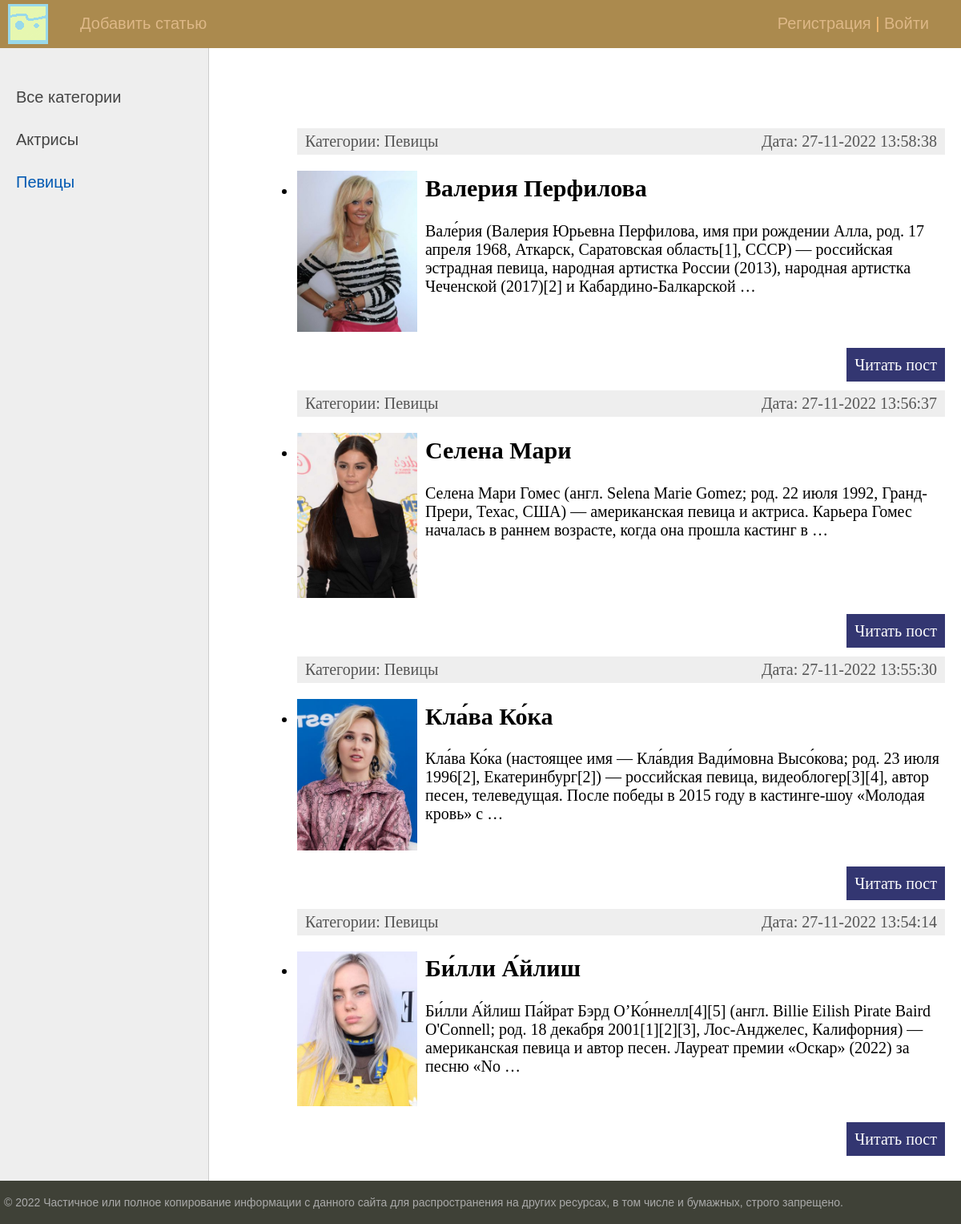
Screenshot of /category/pevicy/ with the database file from the repository.
### women/models.py (models this page shows, shortened)
class Category(models.Model):
    name = models.CharField(max_length=100, db_index=True, verbose_name='Категория')
    slug = models.SlugField(max_length=255, unique=True, db_index=True, verbose_name="URL")
    def __str__(self):
        return self.name
    def get_absolute_url(self):
        return reverse('category', kwargs={'cat_slug': self.slug})
    class Meta:
        verbose_name = 'Категорию'
        verbose_name_plural = 'Категории'
        ordering = ['id']

class Women(models.Model):
    title = models.CharField(max_length=255, verbose_name='Заголовок')
    slug = models.SlugField(max_length=255, unique=True, db_index=True, verbose_name='URL')
    content = models.TextField(blank=True, verbose_name='Текст статьи')
    photo = models.FileField(upload_to="photos/%Y/%m/%d/", verbose_name='Фото')
    time_create = models.DateTimeField(auto_now_add=True, verbose_name='Время создания')
    time_update = models.DateTimeField(auto_now=True, verbose_name='Время изменения')
    is_published = models.BooleanField(default=True, verbose_name='Публикация')
    cat = models.ForeignKey('Category', on_delete=models.PROTECT, verbose_name='Категории')
    def get_absolute_url(self):
        return reverse('post', kwargs={'post_slug': self.slug})
    class Meta:
        verbose_name = 'Женщину'
        verbose_name_plural = 'Женщины'
        ordering = ['-time_create', 'title']

### women/views.py (the view)
# urls.py: path('category/<slug:cat_slug>/', WomenCategory.as_view(), name='category'),
class WomenCategory(DataMixin, ListView):
    model = Women
    template_name = 'women/index.html'
    context_object_name = 'posts'
    allow_empty = False
    def get_queryset(self):
        return Women.objects.filter(cat__slug=self.kwargs['cat_slug'], is_published=True).select_related('cat')
    def get_context_data(self, *, object_list=None, **kwargs):
        context = super().get_context_data(**kwargs)
        c_def = self.get_user_context(title='Категория - ' + str(context['posts'][0].cat),
                                      cat_selected=context['posts'][0].cat_id)
        return dict(list(context.items()) + list(c_def.items()))

### women/utils.py (called while the page is built)
    def get_user_context(self, **kwargs):
        context = kwargs
        cats = cache.get('cats')
        if not cats:
            cats = Category.objects.annotate(Count('women'))
            cache.set('cats', cats, 60)
        user_menu = menu.copy()
        if not self.request.user.is_authenticated:
            user_menu.pop(1)
        context['menu'] = user_menu
        context['cats'] = cats
        if 'cat_selected' not in context:
            context['cat_selected'] = 0
        return context

### women/templates/women/index.html (shortened to what this page needs)
{% extends 'women/base.html' %}
{% block content %}
<ul class = "List-articles">
    {% for p in posts  %}
            <li><div class="article-panel">
    <p class="first">Категории: {{p.cat}}</p>
    <p class="last">Дата: {{p.time_update|date:'d-m-Y H:i:s'}}</p>
</div>
{% if p.photo %}
    <p><img class='img-article-left thumb' src='{{p.photo.url}}'></p>
{% endif %}
                <h2>{{p.title}}</h2>
        {% autoescape on %}
        <p>{{p.content|linebreaks| truncatewords:30}}</p>
        {% endautoescape %}
            <p class="link-read-post"><a href="{{ p.get_absolute_url }}">Читать пост</a></p>
            </li>
    {% endfor %}
</ul>
{% endblock %}

### women/templates/women/base.html (shortened to what this page needs)
{% load static %}
{% load women_tags %}
<!DOCTYPE html>
<html>
<head>
	<link type="text/css" href="{% static 'women/css/stylee.css' %}" rel="stylesheet" />
</head>
<body>
<table class="table-page" border=0 cellpadding="0" cellspacing="0">
<tr><td valign=top>
{% block mainmenu %}
		<div class="header">
			<ul id="mainmenu" class="mainmenu">
			<li class="logo"><a href="{% url 'home' %}"><div class="logo"></div></a></li>
{% for m in menu %}
			<li><a href="{% url m.url_name %}">{{m.title}}</a></li>
{% endfor %}
			{% if request.user.is_authenticated %}
			<li class = 'last'> {{user.username}} | <a href="{% url 'logout' %}">Выйти</a></li>
			{% else %}
			<li class = 'last'><a href="{% url 'register' %}">Регистрация</a> | <a href="{% url 'login' %}">Войти</a></li>
			{% endif %}
		    </ul>
		</div>
{% endblock mainmenu %}
<table class="table-content" border=0 cellpadding="0" cellspacing="0">
<tr>
	<td valign="top" class="left-chapters">
	<ul id="leftchapters">
{% if cat_selected == 0 %}
		<li class="selected">Все категории</li>
{% else %}
		<li><a href="{% url 'home' %}">Все категории </a></li>
{% endif %}
{% for c in cats %}
{% if c.women__count > 0 %}
	{% if c.pk == cat_selected %}
		<li class='selected'>{{c.name}}</li>
	{% else %}
		<li><a href="{{ c.get_absolute_url }}">{{c.name}}</a></li>
	{% endif %}
{% endif %}
{% endfor %}
	</ul>
</td>
<td valign="top" class="content">
	<div class="content-text">
{% block content %}
{% endblock %}
	</div>
</td></tr></table>
</td></tr>
<tr><td valign=top>
	<div id="footer">
		<p>&copy; 2022 Частичное или полное копирование информации с данного сайта для распространения на других ресурсах, в том числе и бумажных, строго запрещено.</p>
	</div>
</td></tr></table>
</body>
</html>

### women/static/women/css/stylee.css (style rules this page uses)
html, body { font-family: 'Arial'; margin: 0; padding: 0; height: 100%; width: 100%; color: #444; }
a { color: #0059b2; text-decoration: none; }
img { max-width: 600px; height: auto; }
img.img-article-left { max-width: 300px; height: auto; float: left; padding: 0 10px 10px 0; }
img.img-article-left.thumb { max-width: 150px; height: auto; }
p.link-read-post { text-align: right; }
p.link-read-post a { padding: 10px; min-width: 100px; background: #333671; color: #fff; text-decoration: none; }
div.article-panel { background: #eee; padding: 5px 10px 5px 10px; box-sizing: border-box; overflow: hidden; color: #555; }
div.article-panel p.first { margin: 0; float: left; }
div.article-panel p.last { margin: 0; float: right; }
.table-page { width: 100%; height: 100%; vertical-align: top; }
.table-page tr { height: 100%; }
.header { background: #ab8a4e; height: 60px; }
.logo { background: url('../images/logo1.png') no-repeat 10px 5px; width: 70px; height: 60px; }
ul.mainmenu { list-style: none; margin: 0; padding: 0; height: 60px; color: #fdc073; font-size: 20px; overflow: hidden; }
ul.mainmenu li { float: left; margin: 18px 40px 0 30px; }
ul.mainmenu li.logo { margin: 0; }
ul.mainmenu li.last { float: right; }
ul.mainmenu li a { color: #DEB887; text-decoration: none; }
.table-content { width: 100%; min-height: 100%; height: 100%; }
.left-chapters { margin: 0; background: #eee; border-right: 1px solid #ccc; min-height: 100%; }
.left-chapters ul { width: 230px; min-height: 100%; margin: 0; padding: 20px 10px 10px 20px; list-style: none; font-size: 20px; }
.left-chapters ul li { margin: 30px 0 0 0; color: #999; }
.left-chapters ul li.selected { color: #0059b2; }
.left-chapters ul li a { color: #444; text-decoration: none; }
.content { padding: 40px 20px 20px 40px; width: 100%; box-sizing: border-box; }
.content-text { margin: 60px 0 0 30px; color: #000; font-size: 20px; font-family: Yandex Sans Display Light; }
#footer { box-sizing: border-box; background: #3F4137; padding: 5px; color: #aaa; font-size: 14px; font-family: Verdana, Geneva, Arial, Helvetica; text-align: left; overflow: hidden; }

### rows the page displays
Category: name "Актрисы"
Category: name "Певицы"
Women: cat "Певицы", time_update "27-11-2022 13:58:38", photo (picture), title "Валерия Перфилова", content "Вале́рия (Валерия Юрьевна Перфилова, имя при рождении Алла, род. 17 апреля 1968, Аткарск, Саратовская область[1], СССР) — российская эстрадная певица, народная артистка России (2013), народная артистка Чеченской (2017)[2] и Кабардино-Балкарской …"
Women: cat "Певицы", time_update "27-11-2022 13:56:37", photo (picture), title "Селена Мари", content "Селена Мари Гомес (англ. Selena Marie Gomez; род. 22 июля 1992, Гранд-Прери, Техас, США) — американская певица и актриса. Карьера Гомес началась в раннем возрасте, когда она прошла кастинг в …"
Women: cat "Певицы", time_update "27-11-2022 13:55:30", photo (picture), title "Кла́ва Ко́ка", content "Кла́ва Ко́ка (настоящее имя — Кла́вдия Вади́мовна Высо́кова; род. 23 июля 1996[2], Екатеринбург[2]) — российская певица, видеоблогер[3][4], автор песен, телеведущая. После победы в 2015 году в кастинге-шоу «Молодая кровь» с …"
Women: cat "Певицы", time_update "27-11-2022 13:54:14", photo (picture), title "Би́лли А́йлиш", content "Би́лли А́йлиш Па́йрат Бэрд О’Ко́ннелл[4][5] (англ. Billie Eilish Pirate Baird O'Connell; род. 18 декабря 2001[1][2][3], Лос-Анджелес, Калифорния) — американская певица и автор песен. Лауреат премии «Оскар» (2022) за песню «No …"

### other values shown
{{ m.title }} "Добавить статью"
